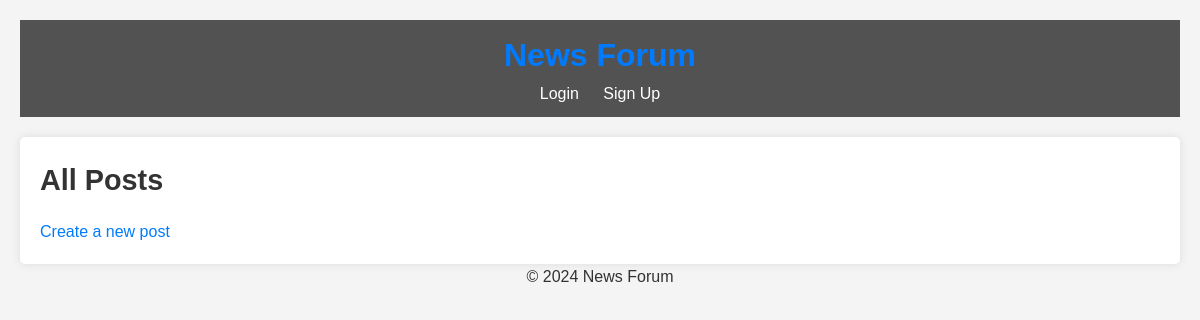
/, run on an earlier commit of the app's database.
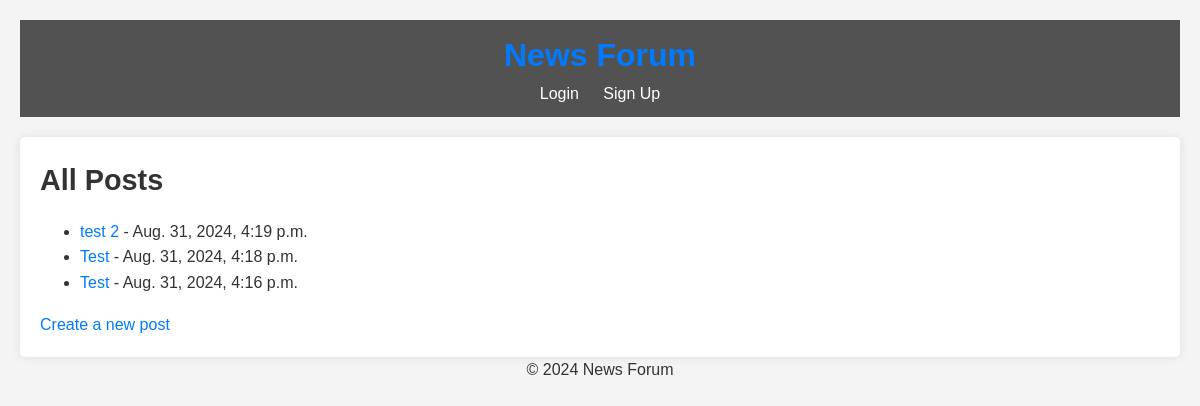
And on a later commit of the database.
### news/models.py (models this page shows, shortened)
class Post(models.Model):
    title = models.CharField(max_length=200)
    content = models.TextField()
    created_at = models.DateTimeField(auto_now_add=True)
    updated_at = models.DateTimeField(auto_now=True)
    author = models.ForeignKey(User, on_delete=models.CASCADE)
    category = models.ForeignKey(Category, on_delete=models.SET_NULL, null=True)
    upvotes = models.IntegerField(default=0)
    downvotes = models.IntegerField(default=0)

### news/views.py (the view)
# urls.py: path('', views.post_list, name='post_list'),
def post_list(request):
    posts = Post.objects.all().order_by('-created_at')
    return render(request, 'news/post_list.html', {'posts': posts})

### news/templates/news/post_list.html (shortened to what this page needs)
{% extends 'base.html' %}
{% block content %}
    <h1>All Posts</h1>
    <ul>
        {% for post in posts %}
            <li><a href="{% url 'post_detail' post.id %}">{{ post.title }}</a> - {{ post.created_at }}</li>
        {% endfor %}
    </ul>
    <a href="{% url 'post_create' %}">Create a new post</a>
{% endblock %}

What changed in the data, as far as the page shows it:
added Post: title "test 2", created_at "Aug. 31, 2024, 4:19 p.m."
added Post: title "Test", created_at "Aug. 31, 2024, 4:18 p.m."
added Post: title "Test", created_at "Aug. 31, 2024, 4:16 p.m."
